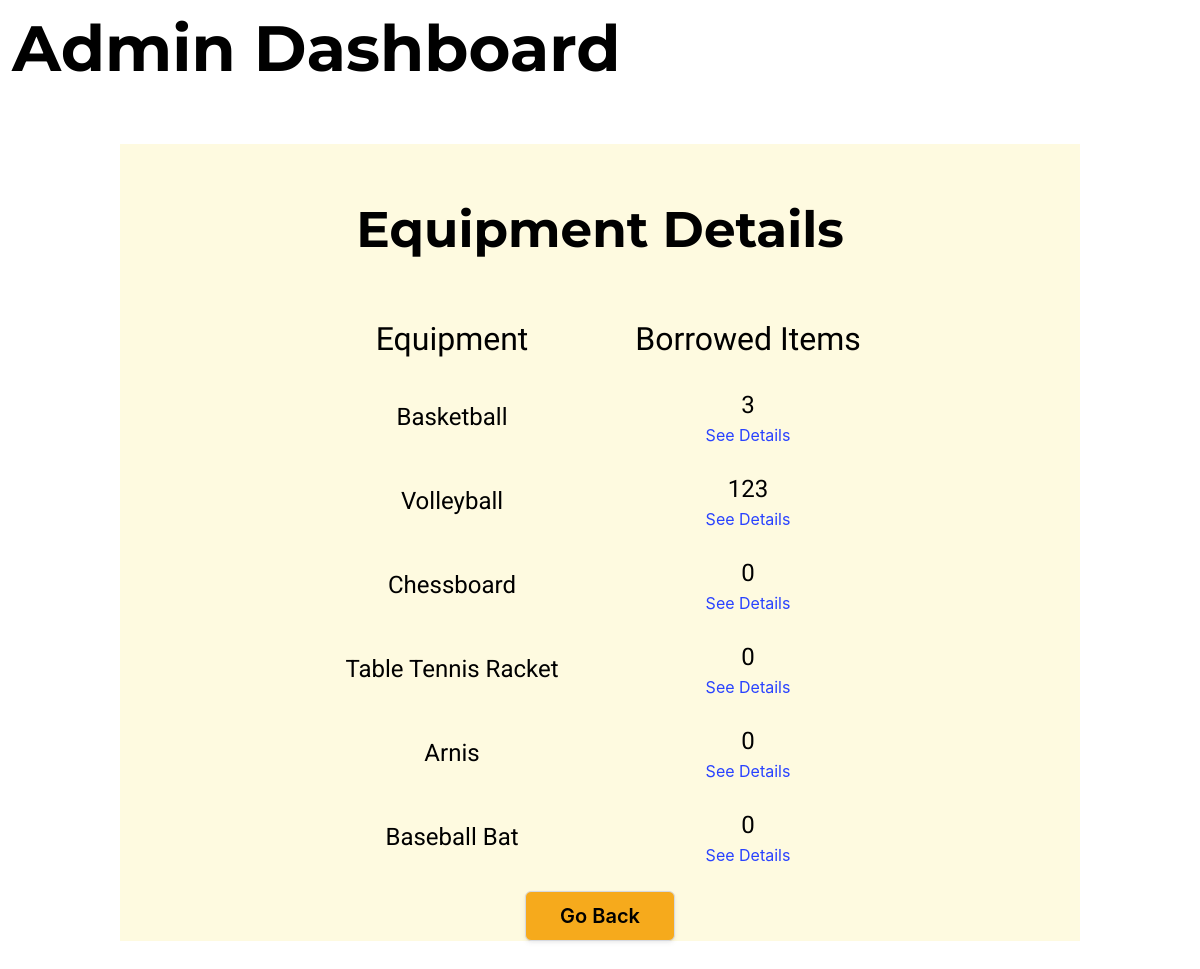
Screenshot of /admin-equipment-details/ (signed in) with the database file from the repository.
### main/models.py (models this page shows)
class ItemRequest(models.Model):
    id = models.AutoField(primary_key=True)
    equipment_name = models.CharField(max_length=255)
    quantity = models.IntegerField(blank=True, null=True)
    id_student_borrow = models.ForeignKey(StudentBorrow, on_delete=models.CASCADE)

### main/views.py (the view)
# urls.py: path("admin-equipment-details/", views.admin_equipment_details, name ="admin_equipment_details"),
@login_required
def admin_equipment_details(request):
    items=['Basketball','Volleyball','Chessboard','Table Tennis Racket','Arnis','Baseball Bat']
    context_arr =[]
    total_items =0
    for item in items:
        get_objs = ItemRequest.objects.filter(equipment_name = item,id_student_borrow__request_status = REQUESTAPPROVE.APPROVE)
        for obj in get_objs:
            total_items += obj.quantity
        context_arr.append({"Equipment_name":item, "total_qty":total_items})
        total_items=0
    context ={
        "get_data": context_arr
    }
    return render(request,"main/administration_SBCA/admin_equipment_details.html", context)

### main/templates/main/administration_SBCA/admin_equipment_details.html (shortened to what this page needs)
{% extends './admin_base.html' %}
    {% block content %}
    <div
      class="container has-text-centered sty-bkg-container-equipdetail px-6 pt-6"
    >
      <h1
        class="sty-base-header-littler-big-fz sty-base-montserrat-fm sty-header-equipdetail mb-6"
      >
        Equipment Details
      </h1>
      <div class="columns">
        <div class="column is-2"></div>
        <div class="column">
          <h1
            class="sty-basesubheader-fz sty-base-hind-fm sty-content-equipdetail"
          >
            Equipment
          </h1>
        </div>
        <div class="column">
          <h1
            class="sty-basesubheader-fz sty-base-hind-fm sty-content-equipdetail"
          >
            Borrowed Items
          </h1>
        </div>
        <div class="column is-2"></div>
      </div>
      {% for data in get_data %}
      <div class="columns is-vcentered">
        <div class="column is-2"></div>
        <div class="column">
          <h1
            class="sty-base-small-fz sty-base-roboto-fm sty-content-equipdetail"
          >
            {{ data.Equipment_name }}
          </h1>
        </div>
        <div class="column">
          <h1
            class="sty-base-small-fz sty-base-roboto-fm sty-content-equipdetail"
          >
            {{ data.total_qty }}
          </h1>
          <a href="/admin-equipment-details/get/{{ data.Equipment_name }}"
            >See Details</a
          >
        </div>
        <div class="column is-2"></div>
      </div>
      {% endfor %}
      <a
        class="button sty-btn-goback-equipdetail"
        href="{% url 'main:admin_dashboard' %}"
        >Go Back</a
      >
    </div>
    {% endblock content %}

### rows the page displays
ItemRequest: Equipment_name "Basketball", total_qty "3"
ItemRequest: Equipment_name "Volleyball", total_qty "123"

### other values shown
{{ data.Equipment_name }} "Chessboard" "Table Tennis Racket" "Arnis" "Baseball Bat"
{{ data.total_qty }} "0" "0" "0" "0"
